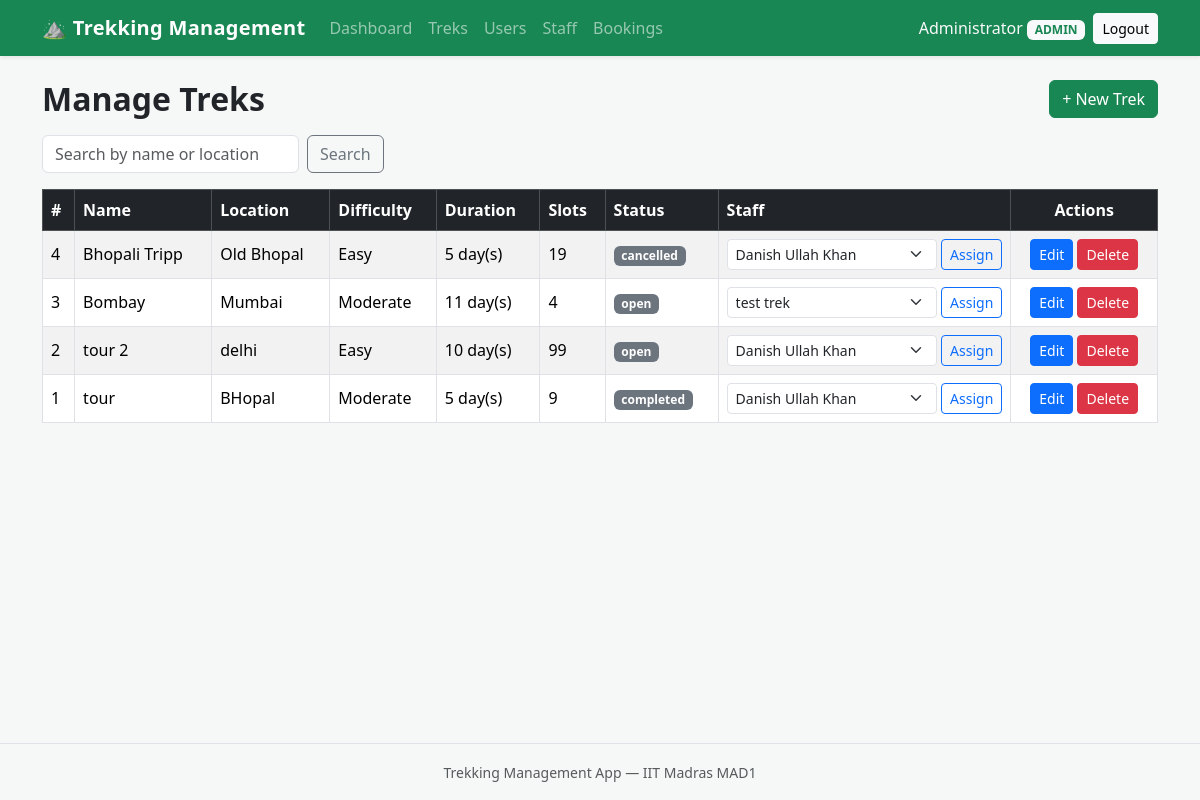
The app's page /admin/treks (signed in) with its own data.
### models/user.py (models this page shows, shortened)
class User(UserMixin, db.Model):
    __tablename__ = "users"
    id = db.Column(db.Integer, primary_key=True)
    name = db.Column(db.String(80), nullable=False)
    email = db.Column(db.String(120), unique=True, nullable=False)
    password_hash = db.Column(db.String(255), nullable=False)
    role = db.Column(db.String(20), nullable=False, default="user")
    approved = db.Column(db.Boolean, nullable=False, default=False)
    blacklisted = db.Column(db.Boolean, nullable=False, default=False)
    bookings = db.relationship("Booking", backref="user", lazy=True)

### models/trek.py (models this page shows, shortened)
class Trek(db.Model):
    __tablename__ = "treks"
    id = db.Column(db.Integer, primary_key=True)
    name = db.Column(db.String(120), nullable=False)
    location = db.Column(db.String(120), nullable=False)
    difficulty = db.Column(db.String(20), nullable=True)
    duration = db.Column(db.Integer, nullable=False, default=1)
    available_slots = db.Column(db.Integer, nullable=False, default=0)
    status = db.Column(db.String(20), nullable=False, default="open")
    start_date = db.Column(db.Date, nullable=True)
    end_date = db.Column(db.Date, nullable=True)
    description = db.Column(db.Text, nullable=True)
    staff_id = db.Column(db.Integer, db.ForeignKey("users.id"), nullable=True)
    staff = db.relationship("User", backref="assigned_treks")
    bookings = db.relationship("Booking", backref="trek", lazy=True)

### routes/admin.py (the view)
@admin_bp.route("/treks")
@admin_required
def list_treks():
    q = request.args.get("q", "").strip()
    query = Trek.query
    if q:
        like = f"%{q}%"
        query = query.filter(db.or_(Trek.name.ilike(like),
                                    Trek.location.ilike(like)))
    treks = query.order_by(Trek.id.desc()).all()
    staff_members = User.query.filter_by(role="staff", approved=True).all()
    return render_template(
        "admin/treks.html", treks=treks, staff_members=staff_members, q=q
    )

### models/user.py (called while the page is built)
@login_manager.user_loader
def load_user(user_id):
    return User.query.get(int(user_id))

### routes/admin.py (called while the page is built)
def admin_required(view):
    @wraps(view)
    @login_required
    def wrapped(*args, **kwargs):
        if current_user.role != "admin":
            abort(403)
        return view(*args, **kwargs)
    return wrapped

### templates/admin/treks.html (shortened to what this page needs)
{% extends "base.html" %}
{% block content %}
<div class="d-flex justify-content-between align-items-center mb-3">
    <h2 class="mb-0">Manage Treks</h2>
    <a class="btn btn-success" href="{{ url_for('admin.create_trek') }}">
        + New Trek
    </a>
</div>
<form class="row g-2 mb-3" method="GET" action="{{ url_for('admin.list_treks') }}">
    <div class="col-auto">
        <input type="text" name="q" class="form-control"
               placeholder="Search by name or location" value="{{ q }}">
    </div>
    <div class="col-auto">
        <button type="submit" class="btn btn-outline-secondary">Search</button>
    </div>
</form>
{% if treks %}
<div class="table-responsive">
    <table class="table table-striped table-bordered align-middle">
        <thead class="table-dark">
            <tr>
                <th>#</th>
                <th>Name</th>
                <th>Location</th>
                <th>Difficulty</th>
                <th>Duration</th>
                <th>Slots</th>
                <th>Status</th>
                <th>Staff</th>
                <th class="text-center">Actions</th>
            </tr>
        </thead>
        <tbody>
            {% for trek in treks %}
            <tr>
                <td>{{ trek.id }}</td>
                <td>{{ trek.name }}</td>
                <td>{{ trek.location }}</td>
                <td>{{ trek.difficulty or '-' }}</td>
                <td>{{ trek.duration }} day(s)</td>
                <td>{{ trek.available_slots }}</td>
                <td>
                    <span class="badge bg-secondary">{{ trek.status }}</span>
                </td>
                <td>
                    <form class="d-flex gap-1" method="POST"
                          action="{{ url_for('admin.assign_staff', trek_id=trek.id) }}">
                        <select name="staff_id" class="form-select form-select-sm">
                            {% for staff in staff_members %}
                            <option value="{{ staff.id }}"
                                    {{ 'selected' if trek.staff_id == staff.id else '' }}>
                                {{ staff.name }}
                            </option>
                            {% endfor %}
                        </select>
                        <button type="submit" class="btn btn-sm btn-outline-primary">
                            Assign
                        </button>
                    </form>
                </td>
                <td class="text-center text-nowrap">
                    <a class="btn btn-sm btn-primary"
                       href="{{ url_for('admin.edit_trek', trek_id=trek.id) }}">
                        Edit
                    </a>
                    <form class="d-inline" method="POST"
                          action="{{ url_for('admin.delete_trek', trek_id=trek.id) }}"
                          onsubmit="return confirm('Delete this trek?');">
                        <button type="submit" class="btn btn-sm btn-danger">
                            Delete
                        </button>
                    </form>
                </td>
            </tr>
            {% endfor %}
        </tbody>
    </table>
</div>
{% else %}
<p class="text-muted">No treks yet. Click "New Trek" to add one.</p>
{% endif %}
{% endblock %}

### templates/base.html (shortened to what this page needs)
<!DOCTYPE html>
<html lang="en">
<head>
    <link
        href="https://cdn.jsdelivr.net/npm/bootstrap@5.3.3/dist/css/bootstrap.min.css"
        rel="stylesheet">
    <link rel="stylesheet"
          href="{{ url_for('static', filename='style.css') }}">
</head>
<body>
    <nav class="navbar navbar-expand-lg navbar-dark bg-success shadow-sm">
        <div class="container">
            <a class="navbar-brand fw-bold" href="{{ url_for('user.home') }}">
                &#9968; Trekking Management
            </a>
            <div class="collapse navbar-collapse" id="mainNav">
                <ul class="navbar-nav me-auto mb-2 mb-lg-0">
                    {% if current_user.is_authenticated %}
                        {% if current_user.role == 'user' %}
                            <li class="nav-item">
                                <a class="nav-link" href="{{ url_for('user.home') }}">
                                    Browse Treks
                                </a>
                            </li>
                            <li class="nav-item">
                                <a class="nav-link"
                                   href="{{ url_for('user.dashboard') }}">
                                    My Bookings
                                </a>
                            </li>
                        {% elif current_user.role == 'admin' %}
                            <li class="nav-item">
                                <a class="nav-link"
                                   href="{{ url_for('admin.dashboard') }}">
                                    Dashboard
                                </a>
                            </li>
                            <li class="nav-item">
                                <a class="nav-link"
                                   href="{{ url_for('admin.list_treks') }}">Treks</a>
                            </li>
                            <li class="nav-item">
                                <a class="nav-link"
                                   href="{{ url_for('admin.list_users') }}">Users</a>
                            </li>
                            <li class="nav-item">
                                <a class="nav-link"
                                   href="{{ url_for('admin.list_staff') }}">Staff</a>
                            </li>
                            <li class="nav-item">
                                <a class="nav-link"
                                   href="{{ url_for('admin.list_bookings') }}">
                                    Bookings
                                </a>
                            </li>
                        {% endif %}
                    {% endif %}
                </ul>
                <div class="d-flex align-items-lg-center flex-column flex-lg-row gap-2">
                    {% if current_user.is_authenticated %}
                        <span class="navbar-text text-light">
                            {{ current_user.name }}
                            <span class="badge bg-light text-success text-uppercase">
                                {{ current_user.role }}
                            </span>
                        </span>
                        <a class="btn btn-light btn-sm"
                           href="{{ url_for('auth.logout') }}">Logout</a>
                    {% else %}
                        <a class="btn btn-outline-light btn-sm"
                           href="{{ url_for('auth.login') }}">Login</a>
                        <a class="btn btn-light btn-sm"
                           href="{{ url_for('auth.register') }}">Register</a>
                    {% endif %}
                </div>
            </div>
        </div>
    </nav>
    <main class="container py-4">
        {% block content %}{% endblock %}
    </main>
    <footer class="border-top mt-auto py-3">
        <div class="container text-center text-muted">
            <small>Trekking Management App &mdash; IIT Madras MAD1</small>
        </div>
    </footer>
</body>
</html>

### static/style.css (style rules this page uses)
body { min-height: 100vh; display: flex; flex-direction: column; background-color: #f6f8f7; }
main { flex: 1; }
.navbar-brand { letter-spacing: 0.3px; }
.table > :not(caption) > * > * { vertical-align: middle; }
h2 { font-weight: 600; }

### records on screen
User: name "Administrator", role "ADMIN"
Trek: id "4", name "Bhopali Tripp", location "Old Bhopal", difficulty "Easy", duration "5", available_slots "19", status "cancelled"
Trek: id "3", name "Bombay", location "Mumbai", difficulty "Moderate", duration "11", available_slots "4", status "open"
Trek: id "2", name "tour 2", location "delhi", difficulty "Easy", duration "10", available_slots "99", status "open"
Trek: id "1", name "tour", location "BHopal", difficulty "Moderate", duration "5", available_slots "9", status "completed"

### other values on screen
form field staff_id "Danish Ullah Khan"
form field staff_id "test trek"
